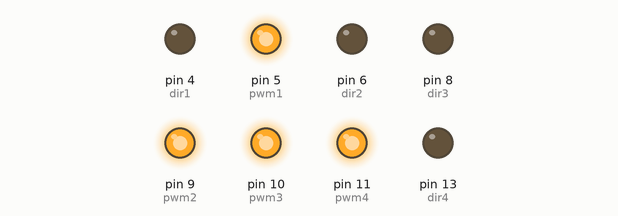
Simulated run of this sketch. Board: Arduino Uno, built with avr-gcc and run on an emulated ATmega328P. Shown: output pins drawn as LEDs (lit = HIGH). At 0.4 s the program stops and its outputs stay as they are.

Above: at 0.19 s.
Timing chart, 0 to 1.9 s (numbered marks = the images above):
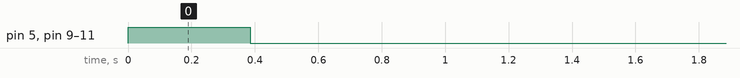

Measured:
- by itself, pin 5 (pwm1), pin 9 (pwm2), pin 10 (pwm3), pin 11 (pwm4): LOW → HIGH at 0.00 s, → LOW 0.39 s later

The sketch:

move.ino
```cpp
const byte dir1 = 4;
const byte pwm1 = 5;
const byte dir2 = 6;
const byte pwm2 = 9;
const byte dir3 = 8;
const byte pwm3 = 10;
const byte dir4 = 13;
const byte pwm4 = 11;
char a;
void setup() {
  // put your setup code here, to run once:
  pinMode(dir1,OUTPUT);
  pinMode(pwm1,OUTPUT);
  pinMode(dir2,OUTPUT);
  pinMode(pwm2,OUTPUT);
  pinMode(dir3,OUTPUT);
  pinMode(pwm3,OUTPUT);
  pinMode(dir4,OUTPUT);
  pinMode(pwm4,OUTPUT);
  digitalWrite(pwm1,LOW);
  digitalWrite(pwm2,LOW);
  digitalWrite(pwm3,LOW);
  digitalWrite(pwm4,LOW);
//  digitalWrite(dir1,HIGH);//RF
//  digitalWrite(dir2,LOW);//LF
//  digitalWrite(dir3,LOW);//LB
//  digitalWrite(dir4,HIGH);//RB
  Serial.begin(9600);
}

void loop() {
  // put your main code here, to run repeatedly:
    analogWrite(pwm1,255);
    analogWrite(pwm2,255);
    analogWrite(pwm3,255);
    analogWrite(pwm4,255);
    digitalWrite(dir1,LOW);//RF
    digitalWrite(dir2,LOW);//LF
    digitalWrite(dir3,LOW);//LB
    digitalWrite(dir4,LOW);//RB
    delay(385);
    while(true)
    {
      analogWrite(pwm1,0);
    analogWrite(pwm2,0);
    analogWrite(pwm3,0);
    analogWrite(pwm4,0);
    }
    }
```
